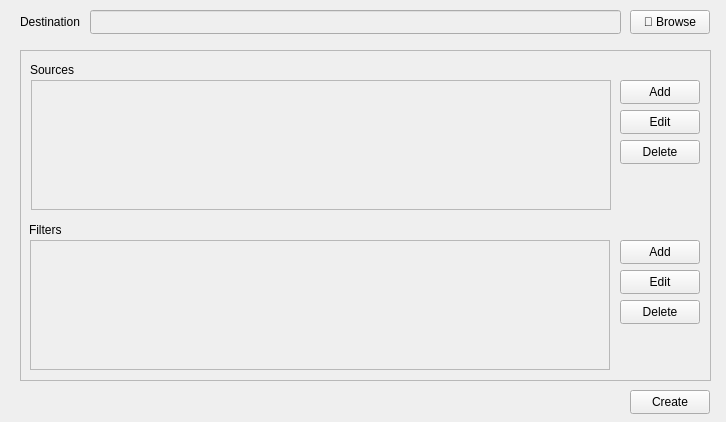
<?xml version="1.0" encoding="UTF-8"?>
<ui version="4.0">
 <class>rulesetCreate</class>
 <widget class="QWidget" name="rulesetCreate">
  <property name="geometry">
   <rect>
    <x>0</x>
    <y>0</y>
    <width>726</width>
    <height>422</height>
   </rect>
  </property>
  <property name="sizePolicy">
   <sizepolicy hsizetype="Fixed" vsizetype="Fixed">
    <horstretch>0</horstretch>
    <verstretch>0</verstretch>
   </sizepolicy>
  </property>
  <property name="minimumSize">
   <size>
    <width>726</width>
    <height>422</height>
   </size>
  </property>
  <property name="maximumSize">
   <size>
    <width>726</width>
    <height>422</height>
   </size>
  </property>
  <property name="windowTitle">
   <string>Form</string>
  </property>
  <widget class="QPushButton" name="pushButton">
   <property name="geometry">
    <rect>
     <x>630</x>
     <y>390</y>
     <width>80</width>
     <height>24</height>
    </rect>
   </property>
   <property name="text">
    <string>Create</string>
   </property>
  </widget>
  <widget class="QLineEdit" name="destinationLabel">
   <property name="enabled">
    <bool>false</bool>
   </property>
   <property name="geometry">
    <rect>
     <x>90</x>
     <y>10</y>
     <width>531</width>
     <height>24</height>
    </rect>
   </property>
  </widget>
  <widget class="QLabel" name="label">
   <property name="geometry">
    <rect>
     <x>20</x>
     <y>12</y>
     <width>60</width>
     <height>20</height>
    </rect>
   </property>
   <property name="text">
    <string>Destination</string>
   </property>
  </widget>
  <widget class="QPushButton" name="selectDestination">
   <property name="geometry">
    <rect>
     <x>630</x>
     <y>10</y>
     <width>80</width>
     <height>24</height>
    </rect>
   </property>
   <property name="text">
    <string>📁 Browse</string>
   </property>
  </widget>
  <widget class="QFrame" name="frame">
   <property name="geometry">
    <rect>
     <x>20</x>
     <y>50</y>
     <width>691</width>
     <height>331</height>
    </rect>
   </property>
   <property name="frameShape">
    <enum>QFrame::StyledPanel</enum>
   </property>
   <property name="frameShadow">
    <enum>QFrame::Raised</enum>
   </property>
   <widget class="QLabel" name="label_2">
    <property name="geometry">
     <rect>
      <x>10</x>
      <y>12</y>
      <width>49</width>
      <height>16</height>
     </rect>
    </property>
    <property name="text">
     <string>Sources</string>
    </property>
   </widget>
   <widget class="QScrollArea" name="sourceArea">
    <property name="geometry">
     <rect>
      <x>11</x>
      <y>30</y>
      <width>580</width>
      <height>130</height>
     </rect>
    </property>
    <property name="widgetResizable">
     <bool>true</bool>
    </property>
    <widget class="QWidget" name="scrollAreaWidgetContents">
     <property name="geometry">
      <rect>
       <x>0</x>
       <y>0</y>
       <width>578</width>
       <height>128</height>
      </rect>
     </property>
    </widget>
   </widget>
   <widget class="QLabel" name="label_3">
    <property name="geometry">
     <rect>
      <x>9</x>
      <y>172</y>
      <width>49</width>
      <height>16</height>
     </rect>
    </property>
    <property name="text">
     <string>Filters</string>
    </property>
   </widget>
   <widget class="QScrollArea" name="scrollArea_2">
    <property name="geometry">
     <rect>
      <x>10</x>
      <y>190</y>
      <width>580</width>
      <height>130</height>
     </rect>
    </property>
    <property name="widgetResizable">
     <bool>true</bool>
    </property>
    <widget class="QWidget" name="scrollAreaWidgetContents_2">
     <property name="geometry">
      <rect>
       <x>0</x>
       <y>0</y>
       <width>578</width>
       <height>128</height>
      </rect>
     </property>
    </widget>
   </widget>
   <widget class="QPushButton" name="add_source">
    <property name="geometry">
     <rect>
      <x>600</x>
      <y>30</y>
      <width>80</width>
      <height>24</height>
     </rect>
    </property>
    <property name="text">
     <string>Add</string>
    </property>
   </widget>
   <widget class="QPushButton" name="edit_source">
    <property name="geometry">
     <rect>
      <x>600</x>
      <y>60</y>
      <width>80</width>
      <height>24</height>
     </rect>
    </property>
    <property name="text">
     <string>Edit</string>
    </property>
   </widget>
   <widget class="QPushButton" name="delete_source">
    <property name="geometry">
     <rect>
      <x>600</x>
      <y>90</y>
      <width>80</width>
      <height>24</height>
     </rect>
    </property>
    <property name="text">
     <string>Delete</string>
    </property>
   </widget>
   <widget class="QPushButton" name="delete_filter">
    <property name="geometry">
     <rect>
      <x>600</x>
      <y>250</y>
      <width>80</width>
      <height>24</height>
     </rect>
    </property>
    <property name="text">
     <string>Delete</string>
    </property>
   </widget>
   <widget class="QPushButton" name="edit_filter">
    <property name="geometry">
     <rect>
      <x>600</x>
      <y>220</y>
      <width>80</width>
      <height>24</height>
     </rect>
    </property>
    <property name="text">
     <string>Edit</string>
    </property>
   </widget>
   <widget class="QPushButton" name="add_filter">
    <property name="geometry">
     <rect>
      <x>600</x>
      <y>190</y>
      <width>80</width>
      <height>24</height>
     </rect>
    </property>
    <property name="text">
     <string>Add</string>
    </property>
   </widget>
  </widget>
 </widget>
 <resources/>
 <connections/>
</ui>
